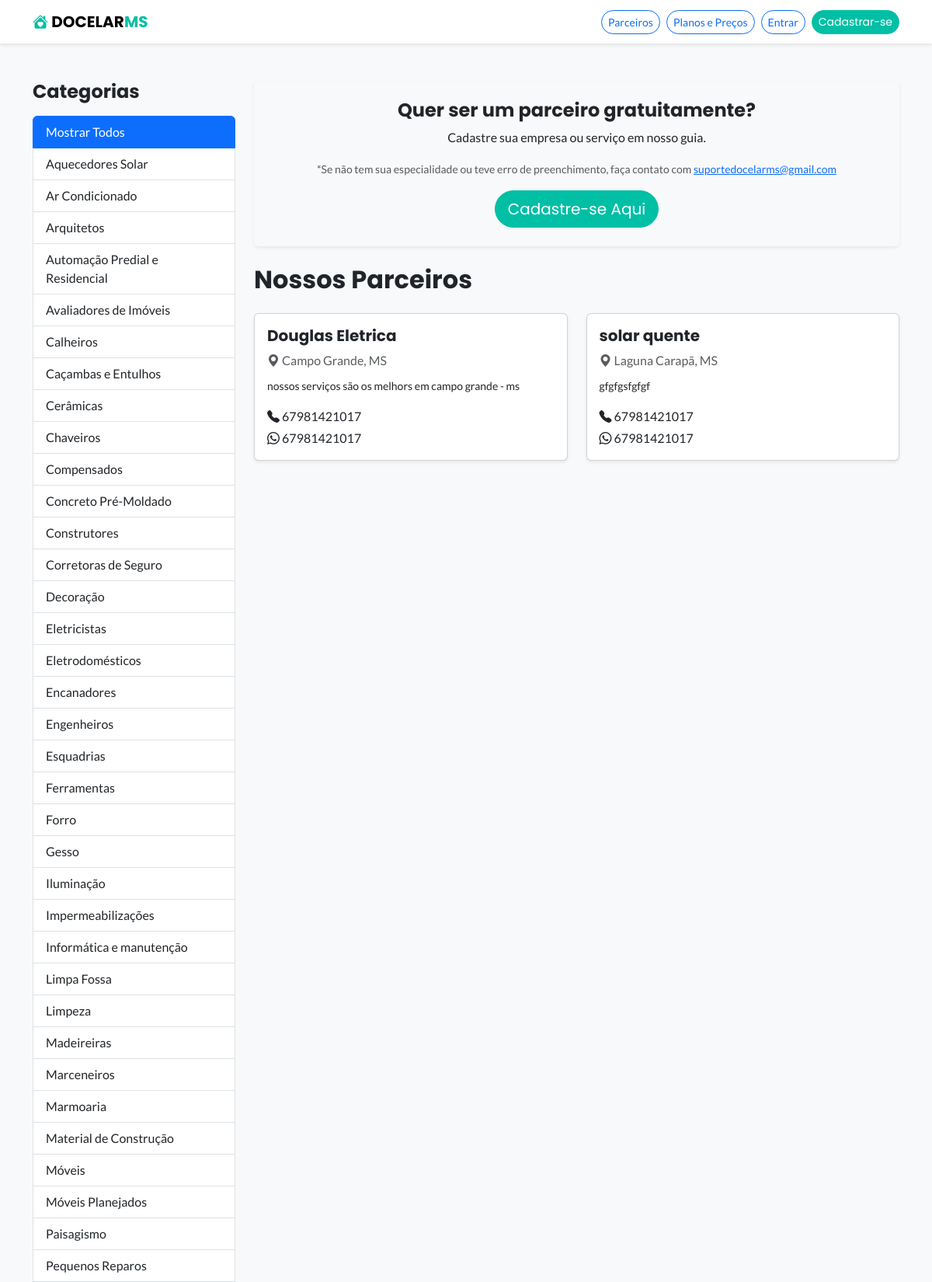
The app's page /parceiros/ (upper part) with its own data.
### imoveis/models.py (models this page shows, shortened)
class NichoParceiro(models.Model):
    nome = models.CharField(max_length=100, unique=True, verbose_name="Nome do Nicho")
    slug = models.SlugField(max_length=100, unique=True, blank=True)
    class Meta:
        verbose_name = "Nicho de Parceiro"
        verbose_name_plural = "Nichos de Parceiros"
        ordering = ['nome'] # ✅ <-- LINHA ADICIONADA AQUI

class Parceiro(models.Model):
    class Status(models.TextChoices):
        PENDENTE = 'PENDENTE', 'Pendente'
        APROVADO = 'APROVADO', 'Aprovado'
        REJEITADO = 'REJEITADO', 'Rejeitado'
    nicho = models.ForeignKey(
        NichoParceiro,
        on_delete=models.SET_NULL,
        null=True,
        verbose_name="Nicho de Atuação"
    )
    cidade = models.ForeignKey(
        Cidade,
        on_delete=models.SET_NULL,
        null=True,
        blank=True,
        verbose_name="Cidade de Atuação"
    )
    nome = models.CharField(max_length=200, verbose_name="Nome da Empresa/Profissional")
    descricao = models.TextField(verbose_name="Breve Descrição", blank=True, null=True)
    telefone = models.CharField(max_length=20, verbose_name="Telefone Principal", blank=True, null=True)
    whatsapp = models.CharField(max_length=20, verbose_name="WhatsApp", blank=True, null=True)
    email = models.EmailField(verbose_name="E-mail de Contato", blank=True, null=True)
    status = models.CharField(
        max_length=10,
        choices=Status.choices,
        default=Status.PENDENTE,
        verbose_name="Status"
    )
    data_cadastro = models.DateTimeField(auto_now_add=True)
    class Meta:
        verbose_name = "Parceiro"
        verbose_name_plural = "Parceiros"

class Cidade(models.Model):
    nome = models.CharField(max_length=100)
    estado = models.CharField(max_length=2, help_text="Sigla do estado, ex: MS")
    class Meta: ordering = ['nome']; verbose_name_plural = "Cidades"

### imoveis/views.py (the view)
# urls.py: path('parceiros/', views.listar_parceiros, name='listar_parceiros'),
def listar_parceiros(request):
    nichos = NichoParceiro.objects.all()
    cidades = Cidade.objects.all().order_by('nome')
    parceiros_list = Parceiro.objects.filter(status=Parceiro.Status.APROVADO).order_by('nome')
    nicho_slug = request.GET.get('nicho')
    nicho_ativo = None
    if nicho_slug:
        nicho_ativo = get_object_or_404(NichoParceiro, slug=nicho_slug)
        parceiros_list = parceiros_list.filter(nicho=nicho_ativo)
    contexto = {
        'nichos': nichos,
        'parceiros': parceiros_list,
        'nicho_ativo': nicho_ativo,
    }
    return render(request, 'imoveis/listar_parceiros.html', contexto)

### imoveis/templates/imoveis/listar_parceiros.html (shortened to what this page needs)
{% extends 'base.html' %}
{% block content %}
<div class="container my-5">
    <div class="row">
        <div class="col-lg-3">
            <h4 class="fw-bold mb-3">Categorias</h4>
            <div class="list-group">
                <a href="{% url 'listar_parceiros' %}"
                   class="list-group-item list-group-item-action {% if not nicho_ativo and not cidade_ativa %}active{% endif %}">
                    Mostrar Todos
                </a>
                {% for nicho in nichos %}
                <a href="?nicho={{ nicho.slug }}"
                   class="list-group-item list-group-item-action {% if nicho_ativo.slug == nicho.slug %}active{% endif %}">
                    {{ nicho.nome }}
                </a>
                {% endfor %}
            </div>
        </div>
        <div class="col-lg-9">
            <div class="card bg-light border-0 shadow-sm mb-4">
                <div class="card-body text-center p-4">
                    <h4 class="fw-bold">Quer ser um parceiro gratuitamente?</h4>
                    <p class="mb-3">Cadastre sua empresa ou serviço em nosso guia.</p>
                    <p class="mb-3 text-muted">
                        <small>*Se não tem sua especialidade ou teve erro de preenchimento, faça contato com <a href="mailto:suportedocelarms@gmail.com">suportedocelarms@gmail.com</a> </small>
                    </p>
                    <a href="{% url 'cadastrar_parceiro' %}" class="btn btn-primary btn-lg rounded-pill">Cadastre-se Aqui</a>
                </div>
            </div>
            <h2 class="fw-bold mb-4">
                {% if nicho_ativo %}
                    Parceiros: {{ nicho_ativo.nome }}
                {% elif cidade_ativa %}
                    Parceiros em: {{ cidade_ativa.nome }}
                {% else %}
                    Nossos Parceiros
                {% endif %}
            </h2>
            <div class="row row-cols-1 row-cols-md-2 g-4">
                {% for parceiro in parceiros %}
                <div class="col">
                    <div class="card h-100 shadow-sm">
                        <div class="row g-0">
                            <div class="col-12">
                                <div class="card-body">
                                    <h5 class="card-title fw-bold">{{ parceiro.nome }}</h5>
                                    {% if parceiro.cidade %}
                                    <p class="card-text text-muted mb-2">
                                        <i class="bi bi-geo-alt-fill"></i> {{ parceiro.cidade.nome }}, {{ parceiro.cidade.estado }}
                                    </p>
                                    {% endif %}
                                    <p class="card-text"><small>{{ parceiro.descricao|default_if_none:""|truncatewords:20 }}</small></p>
                                    {% if parceiro.telefone %}
                                    <p class="mb-1"><strong><i class="bi bi-telephone-fill"></i></strong> {{ parceiro.telefone }}</p>
                                    {% endif %}
                                    {% if parceiro.whatsapp %}
                                    <p class="mb-0"><strong><i class="bi bi-whatsapp"></i></strong> {{ parceiro.whatsapp }}</p>
                                    {% endif %}
                                </div>
                            </div>
                        </div>
                    </div>
                </div>
                {% empty %}
                <div class="col-12">
                    <div class="alert alert-warning">
                        Nenhum parceiro encontrado nesta categoria ou cidade.
                    </div>
                </div>
                {% endfor %}
            </div>
        </div>
    </div>
</div>
{% endblock %}

### imoveis/templates/base.html (style rules this page uses)
:root { --cor-primaria: #00bfa5; --cor-escura: #212529; --cor-clara: #f8f9fa; --cor-destaque: #dc3545; }
body { font-family: 'Lato', sans-serif; background-color: var(--cor-clara); }
h1, h2, h3, h4, h5, h6, .navbar-brand, .btn-primary { font-family: 'Poppins', sans-serif; }
.btn-primary { background-color: var(--cor-primaria); border-color: var(--cor-primaria); transition: all 0.3s ease; }

### records on screen
NichoParceiro: nome "Aquecedores Solar"
NichoParceiro: nome "Ar Condicionado"
NichoParceiro: nome "Arquitetos"
NichoParceiro: nome "Automação Predial e Residencial"
NichoParceiro: nome "Avaliadores de Imóveis"
NichoParceiro: nome "Calheiros"
NichoParceiro: nome "Caçambas e Entulhos"
NichoParceiro: nome "Cerâmicas"
NichoParceiro: nome "Chaveiros"
NichoParceiro: nome "Compensados"
NichoParceiro: nome "Concreto Pré-Moldado"
NichoParceiro: nome "Construtores"
NichoParceiro: nome "Corretoras de Seguro"
NichoParceiro: nome "Decoração"
NichoParceiro: nome "Eletricistas"
NichoParceiro: nome "Eletrodomésticos"
NichoParceiro: nome "Encanadores"
NichoParceiro: nome "Engenheiros"
NichoParceiro: nome "Esquadrias"
NichoParceiro: nome "Ferramentas"
NichoParceiro: nome "Forro"
NichoParceiro: nome "Gesso"
NichoParceiro: nome "Iluminação"
NichoParceiro: nome "Impermeabilizações"
NichoParceiro: nome "Informática e manutenção"
NichoParceiro: nome "Limpa Fossa"
NichoParceiro: nome "Limpeza"
NichoParceiro: nome "Madeireiras"
NichoParceiro: nome "Marceneiros"
NichoParceiro: nome "Marmoaria"
NichoParceiro: nome "Material de Construção"
NichoParceiro: nome "Móveis"
NichoParceiro: nome "Móveis Planejados"
NichoParceiro: nome "Paisagismo"
NichoParceiro: nome "Pequenos Reparos"
Parceiro: nome "Douglas Eletrica", cidade.nome "Campo Grande", cidade.estado "MS", descricao "nossos serviços são os melhors em campo grande - ms", telefone "67981421017", whatsapp "67981421017"
Parceiro: nome "solar quente", cidade.nome "Laguna Carapã", cidade.estado "MS", descricao "gfgfgsfgfgf", telefone "67981421017", whatsapp "67981421017"
